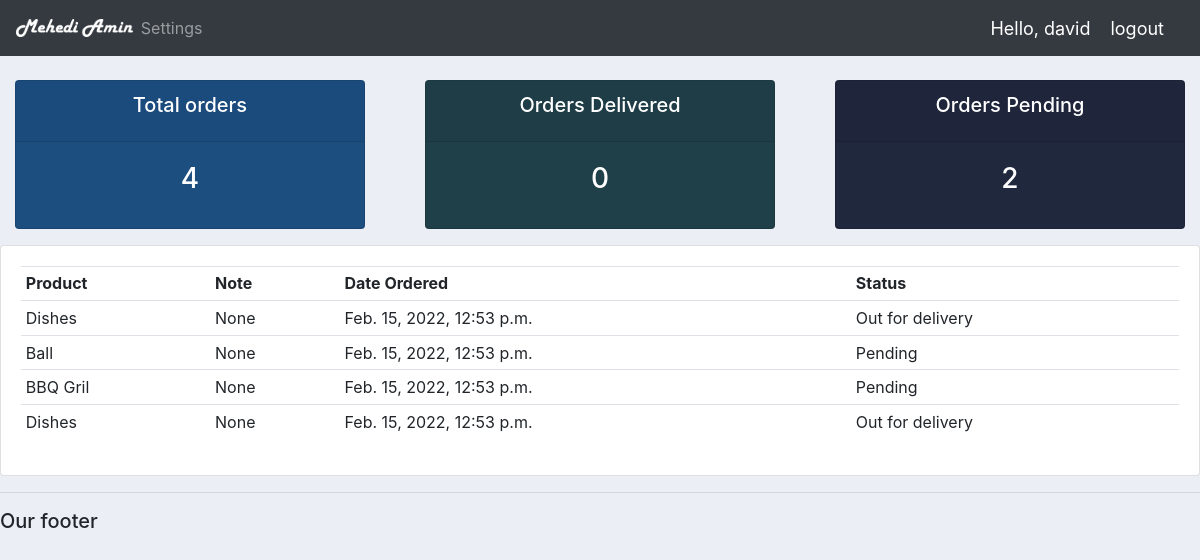
The page /user/ (signed in) on the database as committed earlier.
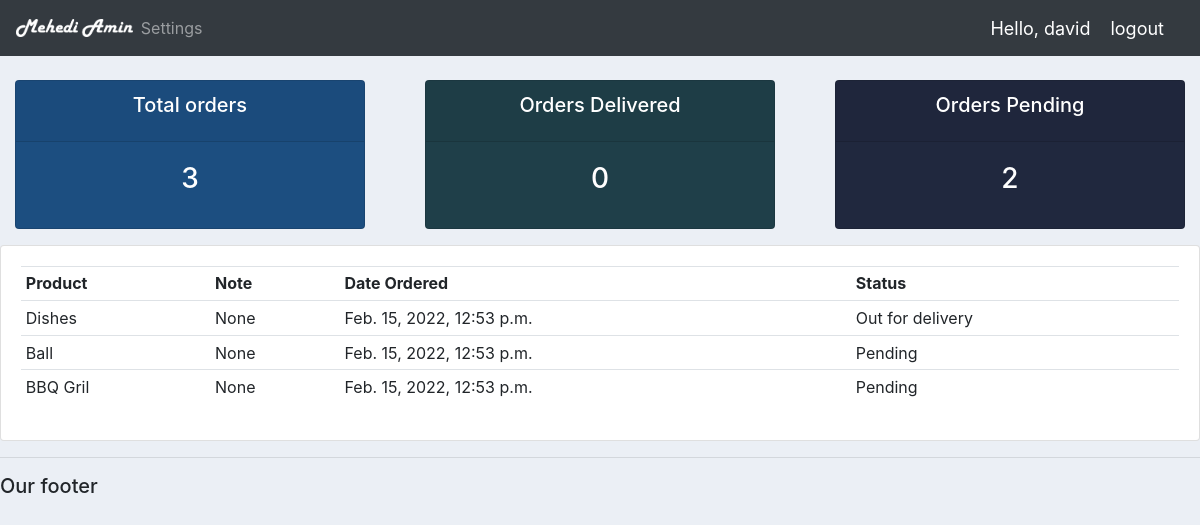
The same page on the database as committed later.
### accounts/models.py (models this page shows)
class Order(models.Model):
	STATUS = (
			('Pending', 'Pending'),
			('Out for delivery', 'Out for delivery'),
			('Delivered', 'Delivered'),
			)
	customer = models.ForeignKey(Customer, null=True, on_delete= models.SET_NULL)
	product = models.ForeignKey(Product, null=True, on_delete= models.SET_NULL)
	date_created = models.DateTimeField(auto_now_add=True, null=True)
	status = models.CharField(max_length=200, null=True, choices=STATUS)
	note = models.CharField(max_length=1000, null=True)
	def __str__(self):
		return self.product.name

class Product(models.Model):
	CATEGORY = (
			('Indoor', 'Indoor'),
			('Out Door', 'Out Door'),
			)
	name = models.CharField(max_length=200, null=True)
	price = models.FloatField(null=True)
	category = models.CharField(max_length=200, null=True, choices=CATEGORY)
	description = models.CharField(max_length=200, null=True, blank=True)
	date_created = models.DateTimeField(auto_now_add=True, null=True)
	tags = models.ManyToManyField(Tag)
	def __str__(self):
		return self.name

### accounts/decorators.py (the view)
        def wrapper_func(request, *args, **kwargs):
            group = None
            if request.user.groups.exists():
                group = request.user.groups.all()[0].name
            if group in allowed_roles:
                return view_func(request, *args, **kwargs)
            else:
                return HttpResponse('You are not authorized to view this page')

### accounts/views.py (called while the page is built)
@login_required(login_url='login')
@allowed_users(allowed_roles=['customer'])
def userPage(request):
    orders = request.user.customer.order_set.all()
    total_orders = orders.count()
    delivered = orders.filter(status = "Delivered").count()
    pending = orders.filter(status = "Pending").count()
    print('ORDERS', orders)
    context = {'orders':orders,'total_orders':total_orders,'delivered':delivered,'pending':pending}
    return render(request, 'accounts/user.html', context)

### accounts/templates/accounts/user.html
{% extends 'accounts/main.html' %}
{% block content %}
{% include 'accounts/status.html' %}
<div class="row">
    <div class="col-md">
        <div class="card card-body">
            <table class="table table-sm">
                <tr>
                    <th>Product</th>
                    <th>Note</th>
                    <th>Date Ordered</th>
                    <th>Status</th>
                </tr>
                {% for order in orders %}
                <tr>
                    <td>{{order.product}}</td>
                    <td>{{order.note}}</td>
                    <td>{{order.date_created}}</td>
                    <td>{{order.status}}</td>
                </tr>
                {%endfor%}
            </table>
        </div>
    </div>
</div>
{% endblock content %}

Rows that differ between the two databases and show on the page:
removed Order: product "Dishes", note "None", date_created "Feb. 15, 2022, 12:53 p.m.", status "Out for delivery"
Other text that changed with them:
{{ total_orders }}: "4" → "3"
